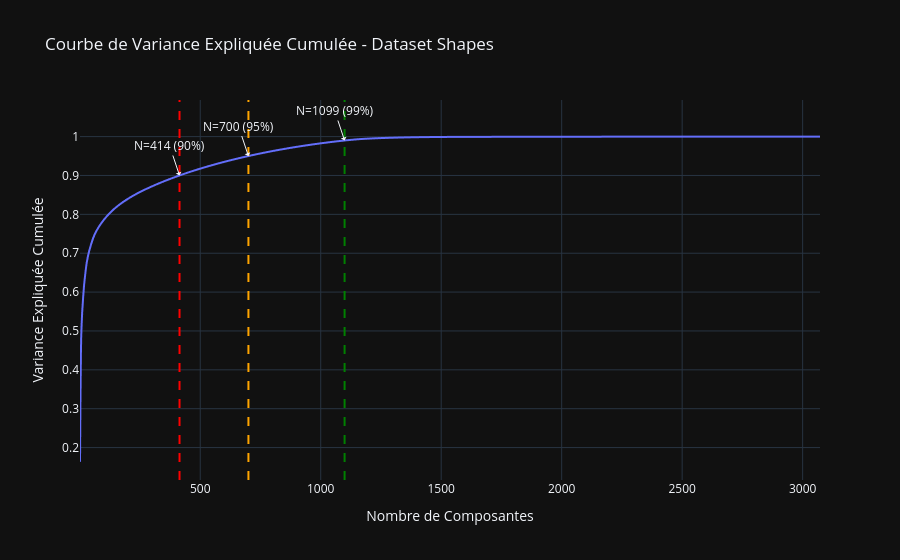

The notebook cell this image was saved under:
### Markdown cell above
## 2. Analyse de la variance expliquée cumulée

### Code cell
# On entraîne une PCA sur le nombre maximum de caractéristiques pour l'analyse de variance
pca_max = PCA(n_components=X.shape[1])
pca_max.fit(X)

total_variance = np.sum(pca_max.explained_variance)
explained_variance_ratio = pca_max.explained_variance / total_variance
cumulative_variance = np.cumsum(explained_variance_ratio)

fig = px.line(
    x=np.arange(1, len(cumulative_variance) + 1),
    y=cumulative_variance,
    labels=dict(x="Nombre de Composantes", y="Variance Expliquée Cumulée"),
    title="Courbe de Variance Expliquée Cumulée - Dataset Shapes"
)

thresholds = [0.90, 0.95, 0.99]
colors = ["red", "orange", "green"]
for t, color in zip(thresholds, colors):
    n_comp = np.where(cumulative_variance >= t)[0][0] + 1
    print(f"Seuil {t*100:.0f}% de variance atteint avec N = {n_comp} composantes.")
    fig.add_vline(x=n_comp, line_dash="dash", line_color=color)
    fig.add_annotation(x=n_comp, y=t, text=f"N={n_comp} ({t*100:.0f}%)", showarrow=True, arrowhead=1)

fig.update_layout(template="plotly_dark")
fig.show()

### Figure 1 — Plotly figure (JSON) as saved in the notebook; plotly's stock layout.template omitted (floating-point values rounded to 4 significant figures; data arrays with more than 128 entries replaced by an {"elided": "..."} marker saying what was removed)
{"data": [{"hovertemplate": "Nombre de Composantes=%{x}<br>Variance Expliquée Cumulée=%{y}<extra></extra>", "legendgroup": "", "line": {"color": "#636efa", "dash": "solid"}, "marker": {"symbol": "circle"}, "mode": "lines", "name": "", "showlegend": false, "type": "scattergl", "x": {"elided": "3072 int values"}, "xaxis": "x", "y": {"elided": "3072 float values"}, "yaxis": "y"}], "layout": {"annotations": [{"arrowhead": 1, "showarrow": true, "text": "N=414 (90%)", "x": 414, "y": 0.9}, {"arrowhead": 1, "showarrow": true, "text": "N=700 (95%)", "x": 700, "y": 0.95}, {"arrowhead": 1, "showarrow": true, "text": "N=1099 (99%)", "x": 1099, "y": 0.99}], "legend": {"tracegroupgap": 0}, "shapes": [{"line": {"color": "red", "dash": "dash"}, "type": "line", "x0": 414, "x1": 414, "xref": "x", "y0": 0, "y1": 1, "yref": "y domain"}, {"line": {"color": "orange", "dash": "dash"}, "type": "line", "x0": 700, "x1": 700, "xref": "x", "y0": 0, "y1": 1, "yref": "y domain"}, {"line": {"color": "green", "dash": "dash"}, "type": "line", "x0": 1099, "x1": 1099, "xref": "x", "y0": 0, "y1": 1, "yref": "y domain"}], "title": {"text": "Courbe de Variance Expliquée Cumulée - Dataset Shapes"}, "xaxis": {"anchor": "y", "domain": [0, 1], "title": {"text": "Nombre de Composantes"}}, "yaxis": {"anchor": "x", "domain": [0, 1], "title": {"text": "Variance Expliquée Cumulée"}}}}
